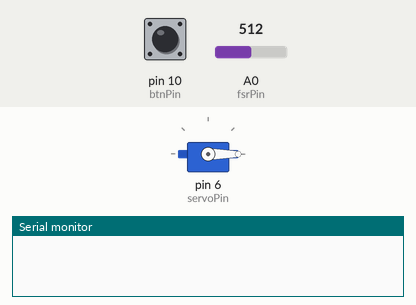
Recording of a sketch running on a simulated Arduino Uno, built with avr-gcc and run on an emulated ATmega328P. Parts: servo, the last lines printed to the serial monitor. The test bench sets the inputs (shaded band); at power-on: pin 10 (btnPin) HIGH, A0 (fsrPin) = 512.

Above: at 0.1 s.
At 1.5 s:
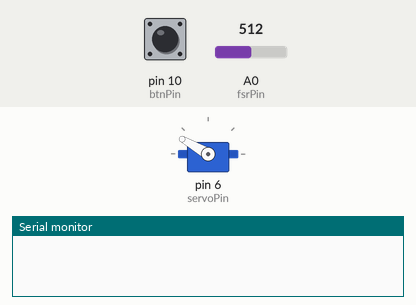
1.6 s: pin 10 (btnPin) pulled LOW for 3.2 s
At 2.05 s:
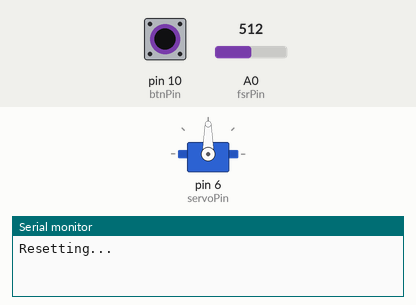
Timing chart, 0 to 6.5 s (numbered marks = the images above; inputs shaded):
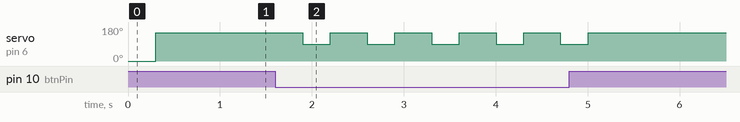

The sketch:

proof_of_concept_tb.ino
```cpp
#include <Servo.h>
#include <SoftwareSerial.h>
SoftwareSerial RFID(3, 2); // RX and TX

int c = 0;
int i = 0;
int count = 0;
int tagID [14];
String text = "";
String input = "";
int fsrPin = 0;                     // FSR on analog pin A0
int fsrValue;                       // sensor value
int ledBluePin = 8;                 // blue LED on pin 8
int btnPin = 10;                     // reset button on pin 4
int servoPin = 6;                   // servo on pin 6
int servoPos = 0;                   // variable to store the servo position
int servoTurn = 0;                  // degrees to incrementally turn the servo

Servo myservo;                      // create servo object

void setup()
{
  RFID.begin(9600);    // start serial to RFID reader
  Serial.begin(9600);  // start serial to PC

  myservo.attach(servoPin);           // attaches the servo object to the servo pin
  pinMode(ledBluePin, INPUT_PULLUP);  // initialize the blue LED, attaches to the LED pin
  digitalWrite(ledBluePin, LOW);      // light off to start
  resetServo();

  pinMode(btnPin, INPUT_PULLUP);
}

void loop()
{
  fsrValue = analogRead(fsrPin);

  if (analogRead(fsrPin) > 150)
  {
      turnServo(150);
      delay(100);
  }

  if (digitalRead(btnPin) == LOW)
  {
      Serial.println("Resetting...");
      Serial.println("");
      text = "";
      turnServo(90);
      i=0;
  }

  while (RFID.available() > 0)
  {
     c = RFID.read();
     //Serial.println(c, DEC);
     text += c;
     c = 0;
     ledFlash(10);

     if (text.length() == 26)
     {
       Serial.println("RFID tag ID: " + text);

       if (text == "24854484848666751695150683")
       {
          Serial.println("Poops detected!  You may enter, Curie.");
          Serial.println("");
          turnServo(120);
          text = "";
       }
       else
       {
          Serial.println("Unauthorized tag!");
          Serial.println("");
          text = "";
       }
     }

     i += 1;
  }

  //text = "";
  //delay(500);
}

void ledFlash(int val)
{
    digitalWrite(ledBluePin, HIGH);
    delay(val);
    digitalWrite(ledBluePin, LOW);
}

void turnServo(int num)
{
    myservo.write(num);
    delay(300);
}

void resetServo()
{
    myservo.write(0);
    delay(300);
}
```

Measured:
- after the input at 1.6 s, servo on pin 6 (servoPin): alternates 150° for 0.40 s and 90° for 0.30 s, 10 changes in all, then stays 150°, starting after 0.30 s
